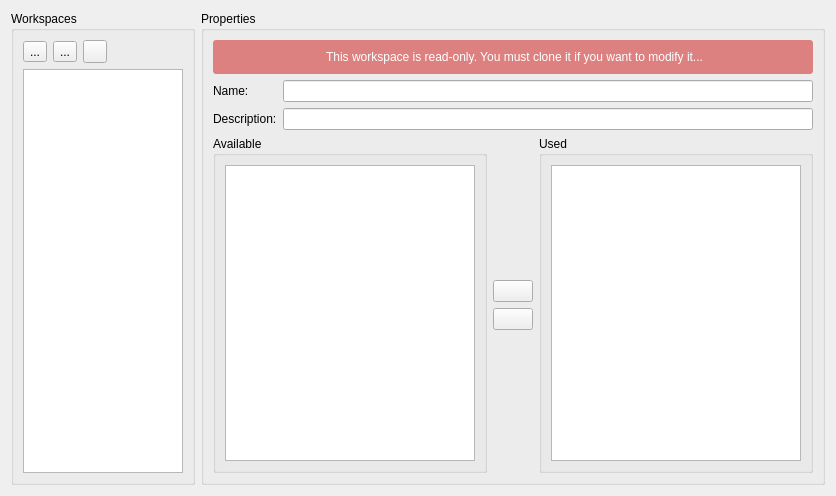
<?xml version="1.0" encoding="UTF-8"?>
<ui version="4.0">
 <class>Form</class>
 <widget class="QWidget" name="Form">
  <property name="geometry">
   <rect>
    <x>0</x>
    <y>0</y>
    <width>834</width>
    <height>496</height>
   </rect>
  </property>
  <property name="windowTitle">
   <string>Form</string>
  </property>
  <layout class="QHBoxLayout" name="horizontalLayout" stretch="0,1">
   <item>
    <widget class="QGroupBox" name="groupBox">
     <property name="sizePolicy">
      <sizepolicy hsizetype="Expanding" vsizetype="Preferred">
       <horstretch>0</horstretch>
       <verstretch>0</verstretch>
      </sizepolicy>
     </property>
     <property name="title">
      <string>Workspaces</string>
     </property>
     <layout class="QGridLayout" name="gridLayout">
      <item row="0" column="0">
       <layout class="QHBoxLayout" name="horizontalLayout_2">
        <property name="topMargin">
         <number>0</number>
        </property>
        <item>
         <widget class="QToolButton" name="bt_add_workspace">
          <property name="toolTip">
           <string>Add a new empty workspace</string>
          </property>
          <property name="text">
           <string>...</string>
          </property>
          <property name="icon">
           <iconset theme="list-add">
            <normaloff>.</normaloff>.</iconset>
          </property>
         </widget>
        </item>
        <item>
         <widget class="QToolButton" name="bt_remove_workspace">
          <property name="toolTip">
           <string>Delete selected workspace</string>
          </property>
          <property name="text">
           <string>...</string>
          </property>
          <property name="icon">
           <iconset theme="list-remove">
            <normaloff>.</normaloff>.</iconset>
          </property>
         </widget>
        </item>
        <item>
         <widget class="QToolButton" name="bt_copy_workspace">
          <property name="toolTip">
           <string>Copy the selected workspace</string>
          </property>
          <property name="text">
           <string/>
          </property>
          <property name="icon">
           <iconset theme="edit-copy">
            <normaloff>.</normaloff>.</iconset>
          </property>
         </widget>
        </item>
        <item>
         <spacer name="horizontalSpacer_2">
          <property name="orientation">
           <enum>Qt::Horizontal</enum>
          </property>
          <property name="sizeHint" stdset="0">
           <size>
            <width>40</width>
            <height>20</height>
           </size>
          </property>
         </spacer>
        </item>
       </layout>
      </item>
      <item row="2" column="0">
       <widget class="QListWidget" name="list_workspaces">
        <property name="sizePolicy">
         <sizepolicy hsizetype="Preferred" vsizetype="Expanding">
          <horstretch>0</horstretch>
          <verstretch>0</verstretch>
         </sizepolicy>
        </property>
        <property name="minimumSize">
         <size>
          <width>160</width>
          <height>0</height>
         </size>
        </property>
        <property name="maximumSize">
         <size>
          <width>160</width>
          <height>16777215</height>
         </size>
        </property>
        <property name="toolTip">
         <string>The list of available workspaces.</string>
        </property>
       </widget>
      </item>
     </layout>
    </widget>
   </item>
   <item>
    <widget class="QGroupBox" name="group_properties">
     <property name="title">
      <string>Properties</string>
     </property>
     <layout class="QVBoxLayout" name="verticalLayout">
      <item>
       <widget class="QLabel" name="label_read_only">
        <property name="styleSheet">
         <string notr="true">background-color: #DD8080;
color: white;
padding: 10px;
border-radius:3px;</string>
        </property>
        <property name="text">
         <string>&lt;html&gt;&lt;head/&gt;&lt;body&gt;&lt;p align=&quot;center&quot;&gt;This workspace is read-only. You must clone it if you want to modify it...&lt;/p&gt;&lt;/body&gt;&lt;/html&gt;</string>
        </property>
       </widget>
      </item>
      <item>
       <layout class="QFormLayout" name="formLayout">
        <property name="fieldGrowthPolicy">
         <enum>QFormLayout::AllNonFixedFieldsGrow</enum>
        </property>
        <item row="0" column="0">
         <widget class="QLabel" name="label">
          <property name="text">
           <string>Name:</string>
          </property>
         </widget>
        </item>
        <item row="0" column="1">
         <widget class="QLineEdit" name="edit_name">
          <property name="toolTip">
           <string>Name of the workspace</string>
          </property>
         </widget>
        </item>
        <item row="1" column="0">
         <widget class="QLabel" name="label_2">
          <property name="text">
           <string>Description:</string>
          </property>
         </widget>
        </item>
        <item row="1" column="1">
         <widget class="QLineEdit" name="edit_description">
          <property name="toolTip">
           <string>Description of the workspace</string>
          </property>
         </widget>
        </item>
       </layout>
      </item>
      <item>
       <layout class="QHBoxLayout" name="horizontalLayout_4">
        <property name="topMargin">
         <number>0</number>
        </property>
        <item>
         <widget class="QGroupBox" name="groupBox_4">
          <property name="title">
           <string>Available</string>
          </property>
          <layout class="QGridLayout" name="gridLayout_2">
           <item row="0" column="0">
            <widget class="QListWidget" name="list_available_plugins">
             <property name="minimumSize">
              <size>
               <width>250</width>
               <height>0</height>
              </size>
             </property>
             <property name="toolTip">
              <string>List of available workspaces</string>
             </property>
            </widget>
           </item>
          </layout>
         </widget>
        </item>
        <item>
         <layout class="QVBoxLayout" name="verticalLayout_2">
          <property name="leftMargin">
           <number>0</number>
          </property>
          <item>
           <spacer name="verticalSpacer">
            <property name="orientation">
             <enum>Qt::Vertical</enum>
            </property>
            <property name="sizeHint" stdset="0">
             <size>
              <width>20</width>
              <height>40</height>
             </size>
            </property>
           </spacer>
          </item>
          <item>
           <widget class="QPushButton" name="bt_add_plugin">
            <property name="toolTip">
             <string>Add the selected plugin to the workspace</string>
            </property>
            <property name="text">
             <string/>
            </property>
            <property name="icon">
             <iconset theme="go-next">
              <normaloff>.</normaloff>.</iconset>
            </property>
           </widget>
          </item>
          <item>
           <widget class="QPushButton" name="bt_rm_plugin">
            <property name="toolTip">
             <string>Remove the selected plugin from workspace</string>
            </property>
            <property name="text">
             <string/>
            </property>
            <property name="icon">
             <iconset theme="go-previous">
              <normaloff>.</normaloff>.</iconset>
            </property>
           </widget>
          </item>
          <item>
           <spacer name="verticalSpacer_2">
            <property name="orientation">
             <enum>Qt::Vertical</enum>
            </property>
            <property name="sizeHint" stdset="0">
             <size>
              <width>20</width>
              <height>40</height>
             </size>
            </property>
           </spacer>
          </item>
         </layout>
        </item>
        <item>
         <widget class="QGroupBox" name="groupBox_5">
          <property name="title">
           <string>Used</string>
          </property>
          <layout class="QGridLayout" name="gridLayout_3">
           <item row="0" column="0">
            <widget class="QListWidget" name="list_used_plugins">
             <property name="minimumSize">
              <size>
               <width>250</width>
               <height>0</height>
              </size>
             </property>
             <property name="toolTip">
              <string>List of plugins used by the workspace</string>
             </property>
            </widget>
           </item>
          </layout>
         </widget>
        </item>
       </layout>
      </item>
     </layout>
    </widget>
   </item>
  </layout>
 </widget>
 <resources/>
 <connections/>
</ui>
